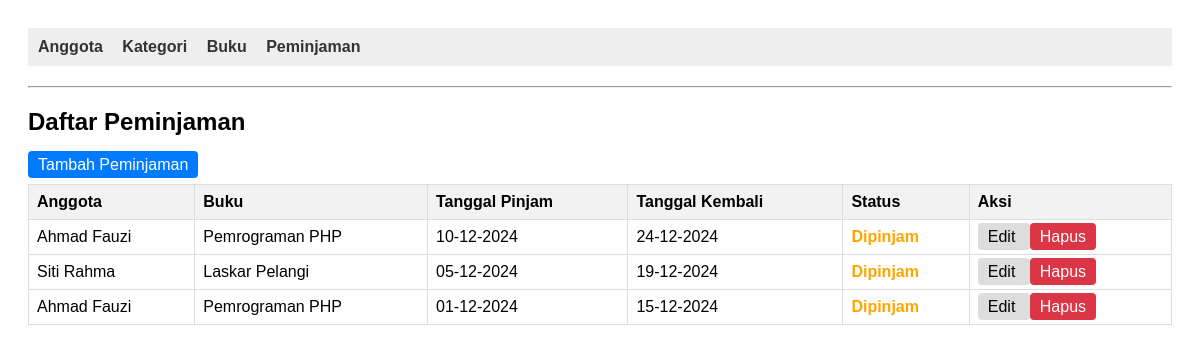
Page /index.php?entity=peminjaman on the committed database.
### tables this page shows
CREATE TABLE peminjaman (
    id_peminjaman INT PRIMARY KEY AUTO_INCREMENT,
    anggota_id INT NOT NULL,
    buku_id INT NOT NULL,
    tanggal_pinjam DATE NOT NULL,
    tanggal_kembali DATE,
    status ENUM('dipinjam', 'dikembalikan') DEFAULT 'dipinjam',
    FOREIGN KEY (anggota_id) REFERENCES anggota(id_anggota),
    FOREIGN KEY (buku_id) REFERENCES buku(id_buku)
);

CREATE TABLE anggota (
    id_anggota INT PRIMARY KEY AUTO_INCREMENT,
    nama VARCHAR(100) NOT NULL,
    email VARCHAR(100) UNIQUE NOT NULL,
    no_telepon VARCHAR(15),
    tanggal_daftar DATE NOT NULL,
    status ENUM('aktif', 'nonaktif') DEFAULT 'aktif'
);

CREATE TABLE buku (
    id_buku INT PRIMARY KEY AUTO_INCREMENT,
    judul VARCHAR(200) NOT NULL,
    penulis VARCHAR(100) NOT NULL,
    penerbit VARCHAR(100),
    tahun_terbit YEAR,
    stok INT DEFAULT 1,
    kategori_id INT,
    FOREIGN KEY (kategori_id) REFERENCES kategori(id_kategori)
);

### models/Peminjaman.php (called while the page is built, shortened)
<?php
require_once "config/Database.php";
class PeminjamanModel
{
    private $conn;
    private $table = "peminjaman";
    public function __construct()
    {
        $database = new Database();
        $this->conn = $database->getConnection();
    }
    public function getAll()
    {
        $query = "SELECT p.*,
                         a.nama as nama_anggota,
                         b.judul as judul_buku
                  FROM " . $this->table . " p
                  JOIN anggota a ON p.anggota_id = a.id_anggota
                  JOIN buku b ON p.buku_id = b.id_buku
                  ORDER BY p.tanggal_pinjam DESC";
        $stmt = $this->conn->prepare($query);
        $stmt->execute();
        return $stmt->fetchAll(PDO::FETCH_ASSOC);
    }
}
?>

### config/Database.php (called while the page is built, shortened)
<?php
class Database
{
    private $host = "localhost";
    private $database = "db_library";
    private $username = "root";
    private $password = "";
    public function getConnection()
    {
        $this->conn = null;
        try {
            $this->conn = new PDO("mysql:host=" . $this->host . ";dbname=" . $this->database, $this->username, $this->password);
            $this->conn->setAttribute(PDO::ATTR_ERRMODE, PDO::ERRMODE_EXCEPTION);
        } catch (PDOException $exception) {
            echo "Connection error: " . $exception->getMessage();
        }
        return $this->conn;
    }
}

### models/Anggota.php (called while the page is built, shortened)
<?php
require_once "config/Database.php";
class AnggotaModel
{
    public function __construct()
    {
        $database = new Database();
    }
}
?>

### models/Buku.php (called while the page is built, shortened)
<?php
require_once "config/Database.php";
class BukuModel
{
    public function __construct()
    {
        $database = new Database();
    }
}
?>

### viewmodels/PeminjamanViewModel.php (called while the page is built, shortened)
<?php
require_once 'models/Peminjaman.php';
require_once 'models/Anggota.php';
require_once 'models/Buku.php';
class PeminjamanViewModel
{
    private $peminjamanModel;
    public function __construct()
    {
        $this->peminjamanModel = new PeminjamanModel();
    }
    public function getPeminjamanList()
    {
        return $this->peminjamanModel->getAll();
    }
}
?>

### views/peminjaman_list.php (the view)
<?php require_once 'views/template/header.php'; ?>
<h2>Daftar Peminjaman</h2>
<a href="index.php?entity=peminjaman&action=add" class="btn btn-primary">Tambah Peminjaman</a>
<table>
    <thead>
        <tr>
            <th>Anggota</th>
            <th>Buku</th>
            <th>Tanggal Pinjam</th>
            <th>Tanggal Kembali</th>
            <th>Status</th>
            <th>Aksi</th>
        </tr>
    </thead>
    <tbody>
        <?php if (empty($peminjamanList)): ?>
            <tr>
                <td colspan="7" style="text-align: center; padding: 20px;">
                    Tidak ada data peminjaman
                </td>
            </tr>
        <?php else: ?>
            <?php foreach ($peminjamanList as $peminjaman): ?>
            <tr>
                <td><?php echo htmlspecialchars($peminjaman['nama_anggota']); ?></td>
                <td><?php echo htmlspecialchars($peminjaman['judul_buku']); ?></td>
                <td><?php echo date('d-m-Y', strtotime($peminjaman['tanggal_pinjam'])); ?></td>
                <td>
                    <?php echo $peminjaman['tanggal_kembali']
                        ? date('d-m-Y', strtotime($peminjaman['tanggal_kembali']))
                        : '-'; ?>
                </td>
                <td>
                    <?php
                    $status_color = '';
                    $status_text = '';
                    if ($peminjaman['status'] == 'dipinjam') {
                        $status_color = 'orange';
                        $status_text = 'Dipinjam';
                    } elseif ($peminjaman['status'] == 'dikembalikan') {
                        $status_color = 'green';
                        $status_text = 'Dikembalikan';
                    } elseif ($peminjaman['status'] == 'terlambat') {
                        $status_color = 'red';
                        $status_text = 'Terlambat';
                    }
                    ?>
                    <span style="color: <?php echo $status_color; ?>; font-weight: bold;">
                        <?php echo $status_text; ?>
                    </span>
                </td>
                <td>
                    <a href="index.php?entity=peminjaman&action=edit&id=<?php echo $peminjaman['id_peminjaman']; ?>" class="btn">
                        Edit
                    </a>
                    <a href="index.php?entity=peminjaman&action=delete&id=<?php echo $peminjaman['id_peminjaman']; ?>"
                       class="btn btn-danger"
                       onclick="return confirm('Yakin hapus peminjaman ini?')">
                        Hapus
                    </a>
                </td>
            </tr>
            <?php endforeach; ?>
        <?php endif; ?>
    </tbody>
</table>
<?php require_once 'views/template/footer.php'; ?>

### views/template/header.php (style rules this page uses)
body { font-family: sans-serif; padding: 20px; }
table { border-collapse: collapse; width: 100%; margin-top: 10px; }
th, td { border: 1px solid #ddd; padding: 8px; text-align: left; }
th { background-color: #f2f2f2; }
.btn { padding: 5px 10px; text-decoration: none; background: #ddd; color: black; border-radius: 4px; }
.btn-primary { background: #007bff; color: white; }
.btn-danger { background: #dc3545; color: white; }

### rows in the picture
peminjaman: anggota.nama "Ahmad Fauzi", buku.judul "Pemrograman PHP", tanggal_pinjam "10-12-2024", tanggal_kembali "24-12-2024", status "Dipinjam"
peminjaman: anggota.nama "Siti Rahma", buku.judul "Laskar Pelangi", tanggal_pinjam "05-12-2024", tanggal_kembali "19-12-2024", status "Dipinjam"
peminjaman: anggota.nama "Ahmad Fauzi", buku.judul "Pemrograman PHP", tanggal_pinjam "01-12-2024", tanggal_kembali "15-12-2024", status "Dipinjam"
